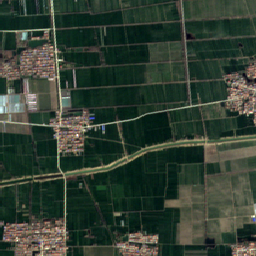
#> input picture test_try/B/ROIs1158_spring_s1_37_p1.png, 256 x 256 px; its folder holds only this picture in this run
$ python color_stripe.py
#> lines starting #> are read from the running program, lines starting #| are printed output that depends on the picture
import numpy as np
import matplotlib.pyplot as plt
from skimage.draw import line
from PIL import Image
import os

def list_images(directory):
    for root, dirs, files in os.walk(directory):
        for file in files:
            if file.lower().endswith(('.png', '.jpg', '.jpeg', '.gif', '.bmp')):
                yield os.path.join(root, file)


# image = np.random.randint(0, 256, (256, 256, 3), dtype=np.float32)
# 指定你的图像文件夹路径
image_folder = '/data/hjf/Palette_S2O/sen_data/train/B'
image_save_folder = '/data/hjf/Palette_S2O/sen_data/train/color_stripe'
for image_path in list_images(image_folder):
    image = Image.open(image_path).resize((256,256))
#> image is the input picture: PIL image 256x256 RGB; mean R, G, B 49.6, 62.6, 49.9
    image = np.array(image,dtype=np.float32)
#> image: shape (256, 256, 3) float32

# 2. 在RGB图像上等概率任取20个点
    points = np.column_stack((
        np.random.randint(0, 256, 20),
        np.random.randint(0, 256, 20)
    ))

# 3. 将20个点任意两两配对
    np.random.shuffle(points)
    pairs = points.reshape(10, 2, 2)

# 创建一个掩码，用于标记需要保留的像素点
    mask = np.zeros((256, 256), dtype=bool)

# 4. 将配对的两个点之间的连线经过的像素点保留
    for pair in pairs:
        rr, cc = line(pair[0][0], pair[0][1], pair[1][0], pair[1][1])
        mask[rr, cc] = True

# 将掩码扩展到3个通道
    mask_3d = np.stack([mask]*3, axis=-1)

# 5. 将剩余像素点（不在任意一条连上的像素点）的值设置为空NaN
    image[~mask_3d] = 0
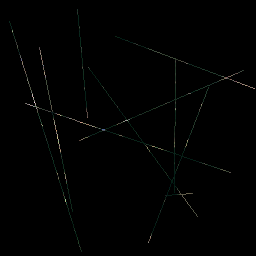
#> image: shape (256, 256, 3) float32; mean R, G, B 1.1, 1.4, 1.1

# 可视化结果

    plt.imshow(image/255)  # 将像素值归一化到[0,1]范围
    plt.axis('off')
    plt.show()
#> (the run stopped early here; a loop or call above may not have finished)

$ run again, on test_try/B/ROIs1158_spring_s1_37_p16.png
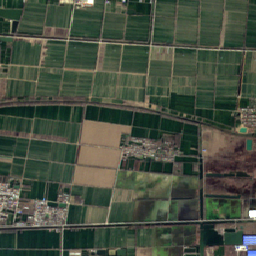
#> input picture test_try/B/ROIs1158_spring_s1_37_p16.png, 256 x 256 px
#> image is the input picture: PIL image 256x256 RGB; mean R, G, B 69.1, 78, 63.1
#> `image[~mask_3d] = 0`:
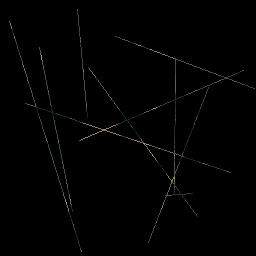
#> image: shape (256, 256, 3) float32; mean R, G, B 1.5, 1.7, 1.4

$ run again, on test_try/B/ROIs1158_spring_s1_37_p19.png
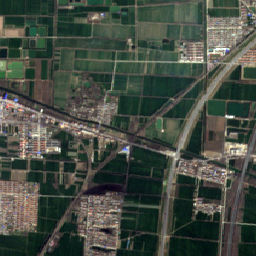
#> input picture test_try/B/ROIs1158_spring_s1_37_p19.png, 256 x 256 px
#> image is the input picture: PIL image 256x256 RGB; mean R, G, B 69.3, 76.4, 66.6
#> `image[~mask_3d] = 0`:
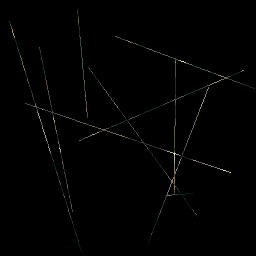
#> image: shape (256, 256, 3) float32; mean R, G, B 1.6, 1.8, 1.5

$ run again, on test_try/B/ROIs1158_spring_s1_37_p2.png
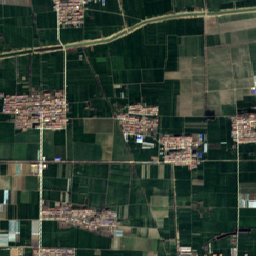
#> input picture test_try/B/ROIs1158_spring_s1_37_p2.png, 256 x 256 px
#> image is the input picture: PIL image 256x256 RGB; mean R, G, B 51.4, 64.7, 50.9
#> `image[~mask_3d] = 0`:
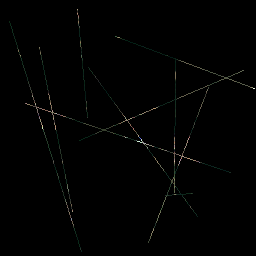
#> image: shape (256, 256, 3) float32; mean R, G, B 1.4, 1.6, 1.3

$ run again, on test_try/B/ROIs1158_spring_s1_37_p13.png
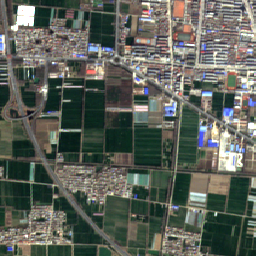
#> input picture test_try/B/ROIs1158_spring_s1_37_p13.png, 256 x 256 px
#> image is the input picture: PIL image 256x256 RGB; mean R, G, B 92.6, 97.6, 88.8
#> `image[~mask_3d] = 0`:
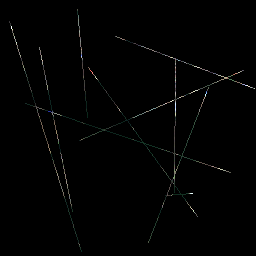
#> image: shape (256, 256, 3) float32; mean R, G, B 1.8, 2, 1.8
